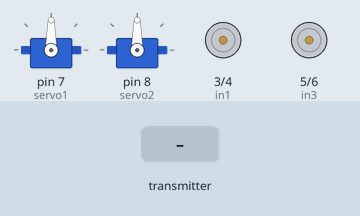
Simulated run of this sketch. Board: Arduino Uno, built with avr-gcc and run on an emulated ATmega328P. Parts: 2 × servo, motor-driver pin pairs drawn as motors (green arrow = first pin HIGH = forward, orange = second pin HIGH = backward, longer = more drive). The inputs (shaded band) are chosen by the test bench. No radio packets arrive unless stated.

Above: at 1.2 s.
1.3 s: the transmitter starts sending Array.0 = 256
At 2.2 s:
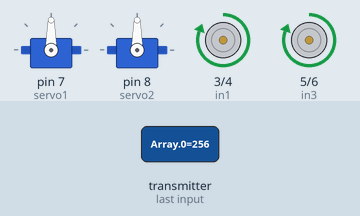
2.8 s: the transmitter starts sending Array.1 = 256
At 3.4 s:
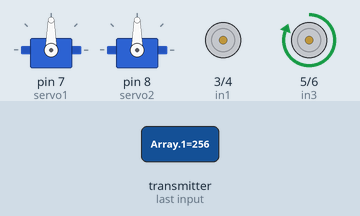
4.3 s: the transmitter starts sending Array.1 = 0
At 5.5 s:
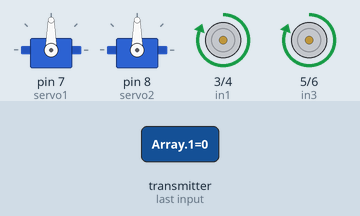
5.8 s: the transmitter starts sending Array.1 = 512
At 6.9 s:
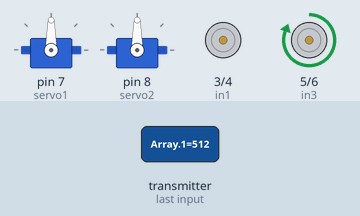
Timing chart, 0 to 8.3 s (numbered marks = the images above; inputs shaded):
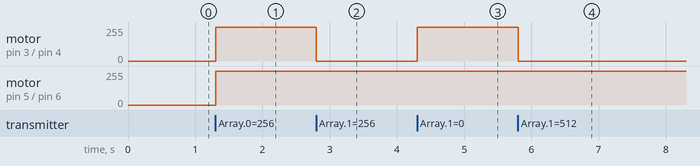

Measured:
- after the input at 1.3 s, motor on pin 3 (in1) / pin 4 (in2), motor on pin 5 (in3) / pin 6 (in4): stopped → forward 255/255 at once
- after the input at 2.8 s, motor on pin 3 (in1) / pin 4 (in2): forward 255/255 → stopped at once
- after the input at 4.3 s, motor on pin 3 (in1) / pin 4 (in2): stopped → forward 255/255 at once
- after the input at 5.8 s, motor on pin 3 (in1) / pin 4 (in2): forward 255/255 → stopped at once

The sketch:

RX_Rover.ino
```cpp
// Переменная с номером канала связи (номер канала - последние 2 символа)
#define Chastota 0x70

#include <Servo.h>
#include <SPI.h>
#include "nRF24L01.h"
#include "RF24.h"


// Пины моторов (in1 (Вперед) и in2 (Назад) - одна сторона, in3 (Вперед) и in4 (Назад) - вторая сторона)
#define in1 3
#define in2 4
#define in3 5
#define in4 6

unsigned long timer1, timer2;     // Таймеры для расчитывания тайм-аута сигнала

// Инициализация сервоприводов
Servo servo1;
Servo servo2;

RF24 radio(10, 9);  // "создать" модуль на пинах 9 и 10 Для Уно
//RF24 radio(9,53); // для Меги

byte address[][6] = {"1Node", "2Node", "3Node", "4Node", "5Node", "6Node"}; //возможные номера труб

byte prevByte1 = 0, prevByte2 = 0;
int degree1 = 0, degree2 = 0;

void setup() {
  Serial.begin(9600);         // открываем порт для связи с ПК

  // Привязка сервоприводов к пинам
  servo1.attach(7);
  servo2.attach(8);

  pinMode(in1, OUTPUT);
  pinMode(in2, OUTPUT);
  pinMode(in3, OUTPUT);
  pinMode(in4, OUTPUT);

  radio.begin();              // активировать модуль
  radio.setAutoAck(1);        // режим подтверждения приёма, 1 вкл 0 выкл
  radio.setRetries(0, 15);    // (время между попыткой достучаться, число попыток)
  radio.enableAckPayload();   // разрешить отсылку данных в ответ на входящий сигнал
  radio.setPayloadSize(32);   // размер пакета, в байтах

  radio.openReadingPipe(1, address[0]);   // хотим слушать трубу 0
  radio.setChannel(Chastota);     // выбираем канал (в котором нет шумов!)

  radio.setPALevel (RF24_PA_MAX);   // уровень мощности передатчика. На выбор RF24_PA_MIN, RF24_PA_LOW, RF24_PA_HIGH, RF24_PA_MAX
  radio.setDataRate (RF24_250KBPS); // скорость обмена. На выбор RF24_2MBPS, RF24_1MBPS, RF24_250KBPS
  //должна быть одинакова на приёмнике и передатчике!
  //при самой низкой скорости имеем самую высокую чувствительность и дальность!!

  radio.powerUp();        // начать работу
  radio.startListening(); // начинаем слушать эфир, мы приёмный модуль
}

void loop() {
  timer2 = millis();      // Запуск таймера
  byte pipeNo;            // Переменная для хранения получаемых данных
  int Array[4];                             // Массив для хранения всех получаемых данных
  while (radio.available(&pipeNo)) {        // слушаем эфир со всех труб
    timer1 = timer2;                    // Обнуление таймера
    radio.read(&Array, sizeof(Array));  // чиатем входящий сигнал
    //Serial.println("Recieved: " + String(Array[0]) + " " + String(Array[1]) + " " + String(Array[2]) + " " + String(Array[3]));
  }

  if(timer2 - timer1 > 500) {       // Проверка на долгое отсутствие сигнала
    // Обнуление значений для остановки робота в случае потери сигнала
    Array[0] = 0;
    Array[1] = 0;
    Array[2] = 0;
    Array[3] = 0;
  }

  if (Array[0] < 20 && Array[0] > -20 && Array[1] < 20 && Array[1] > -20) {  // Стоп
    digitalWrite(in1, LOW);
    digitalWrite(in2, LOW);
    digitalWrite(in3, LOW);
    digitalWrite(in4, LOW);
  } else {
    //        РОВЕР
    int x = Array[0], y = Array[1];                 // Присваивание значений к своим переменным ([0] - ось X, [1] - ось Y)
    int leftForward = 0, rightForward = 0, leftBackward = 0, rightBackward = 0;   // Переменные для управления моторами

    /*
                                              Для понимания, как работает алгоритм:
        Ось X - Назад [-255; 0) / Вперед (0; 255]
        Ось Y - Влево [-255; 0) / Вправо (0; 255]

        Для того, чтобы правильно управлять скоростью левой и правой стороны, задаётся следующее правило:
                                                        Вперед (X | X)
                                                             |
                                                             |
                                                             |
                                Влево (|X| + Y | |X| - Y)----+---- Вправо (|X| + Y | |X| - Y)
                                                             |
                                                             |
                                                             |
                                                        Назад (|X| | |X|)

        Например:
        При повороте налево, джойстик выдаст такие значения: (255, -255)
        Получается, что скорость левой стороны = 255 + (-255) = 255 - 255 = 0
        А скорость правой стороны = 255 - (-255) = 255 + 255 = 255 (не 510, потому что 255 - максимальное значение)
        Левая сторона = 0, а правая сторона = 255, из-за чего крутятся только правые моторы и совершается поворот направо

        И так же работает поворот направо.

        При X < 0 (то есть при движении назад), алгоритм продолжает работать правильно, только необходимо использовать модуль от X ( |X| ),
        Чтобы получить положительные значения.

    */
    if (x < 0) {
      leftBackward = abs(x) + y;
      rightBackward = abs(x) - y;
    } else {
      leftForward = x - y;
      rightForward = x + y;
    }

    // Проверка на отрицательность
    if(leftForward < 0) leftForward = 0;
    if(rightForward < 0) rightForward = 0;
    if(leftBackward < 0) leftBackward = 0;
    if(rightBackward < 0) rightBackward = 0;

    // Проверка на превышение максимального значения скорости
    if(leftForward > 255) leftForward = 255;
    if(rightForward > 255) rightForward = 255;
    if(leftBackward > 255) leftBackward = 255;
    if(rightBackward > 255) rightBackward = 255;

    //        КНОПКИ
    if (Array[2] == 1) {
      if (prevByte1 == 0) {
        prevByte1 = 1;
        degree1 += 180;
        if (degree1 >= 360) {
          degree1 = 0;
        }
        servo1.write(degree1);
      }
    } else if (Array[2] == 0 and prevByte1 == 1) {
      prevByte1 = 0;
    }
    if (Array[3] == 1) {
      if (prevByte2 == 0) {
        prevByte2 = 1;
        degree2 += 180;
        if (degree2 >= 360) {
          degree2 = 0;
        }
        servo2.write(degree2);
      }
    } else if (Array[3] == 0 and prevByte2 == 1) {
      prevByte2 = 0;
    }

    //Serial.println(String(leftForward) + "\t" + String(leftBackward) + "\t" + String(rightForward) + "\t" + String(rightBackward));


    // Присваивание скорости моторам
    analogWrite(in1, leftForward);
    analogWrite(in2, leftBackward);
    analogWrite(in3, rightForward);
    analogWrite(in4, rightBackward);
  }
}
```
